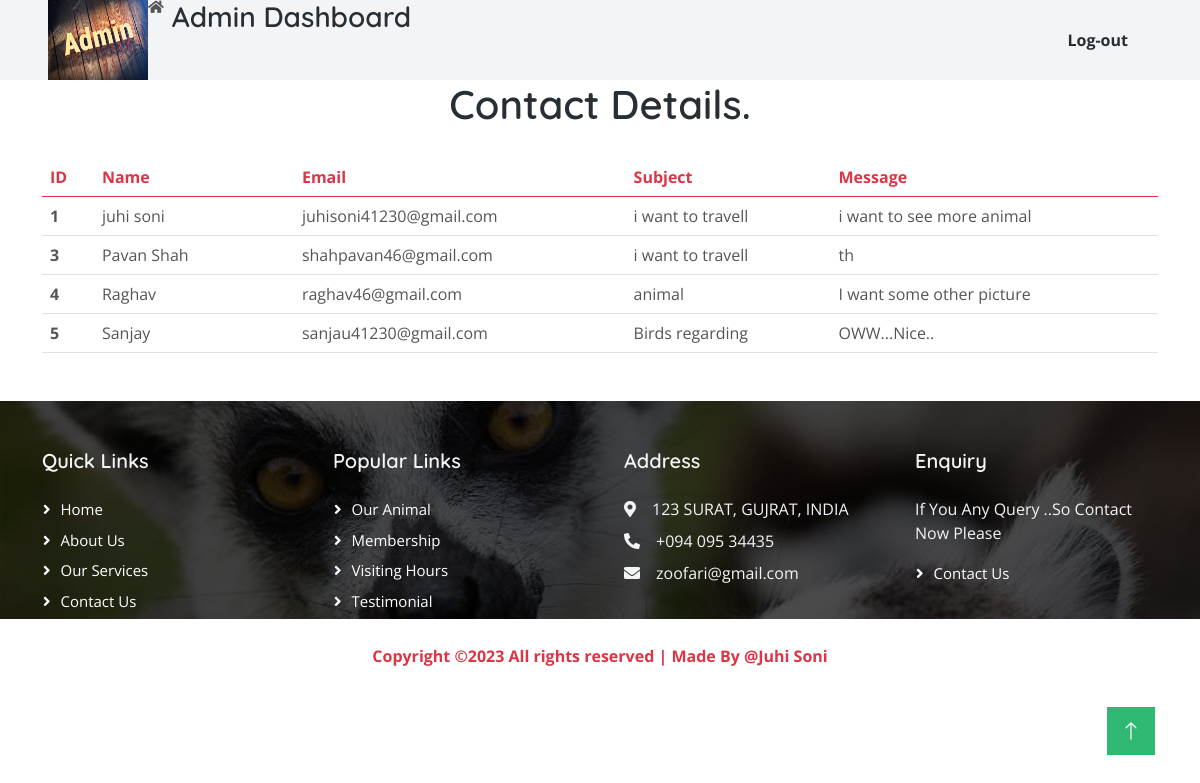
The page /show.php (signed in) on the database its author committed.
### tables this page shows
CREATE TABLE `contact` (
  `id` int(11) NOT NULL,
  `name` varchar(255) NOT NULL,
  `email` varchar(255) NOT NULL,
  `subject` varchar(255) NOT NULL,
  `msg` varchar(255) NOT NULL
);

### show.php (the view, shortened to what this page needs)
<?php
include "config.php";
?>
<html>
<head>
    <?php include 'links/links.php' ?>
    <link href="css/bootstrap.min.css" rel="stylesheet">
    <link href="css/style.css" rel="stylesheet">
</head>
<body>
     <div class="container-fluid bg-light p-0 wow fadeIn" data-wow-delay="0.1s">
     <div class="row gx-0 d-none d-lg-flex">
            <div class="col-lg-7 px-5 text-start" style="display:flex">
            <img src="img/admin.jpg" width="100px" height="80px">
              <small class="fa fa-home ext-dark  me-2"></small>
           <h3> <a class="text-dark">Admin Dashboard</a> &nbsp; &nbsp;<h3>
            </div>
            <div class="col-lg-5 px-5 text-end">
                <div class="h-100 d-inline-flex align-items-center py-3 me-4">
                <a style="<?php
                $username = $_SESSION["username"];
                if($username=='admin'){
                  echo 'display: block;' ;
                }
                else
                {
                  echo 'display: none;' ;
                  }
                  ?>"href="admin.php" class="text-dark"><b>Admin-Dashboard</b>&nbsp; &nbsp;
                  <a  href="logout.php" class="text-dark"><b>Log-out</b></a>
                </div>
            </div>
</div>
    </div>
    <h1 class="text-center text-dark"> Contact Details. </h1>
    <div class="container" style="margin-top: 30px; margin-bottom: 30px;">
        <table class="table table-hover">
            <thead class=" text-danger">
                <tr>
                    <th scope="col">ID</th>
                    <th scope="col" style="width: 200px;"> Name</th>
                    <th scope="col">Email</th>
                    <th scope="col">Subject</th>
                    <th scope="col">Message</th>
                </tr>
            </thead>
            <tbody>
                <?php
                $sql = "select * from `contact`";
                $result = mysqli_query($link,$sql);
                if($result){
                    while($row=mysqli_fetch_assoc($result)){
                        $id=$row['id'];
                        $name=$row['name'];
                        $email=$row['email'];
                        $subject=$row['subject'];
                        $msg=$row['msg'];
                        echo '<tr>
                            <th scope="row">'.$id.'</th>
                            <td>'.$name.'</td>
                            <td>'.$email.'</td>
                            <td>'.$subject.'</td>
                            <td>'.$msg.'</td>
                        </tr>';
                    }
                }
            ?>
            </tbody>
        </table>
    </div>
 <div class="container-fluid footer bg-dark text-light footer mt-5 pt-5 wow fadeIn" data-wow-delay="0.1s">
<div class="container py-0">
    <div class="row g-5">
        <div class="col-lg-3 col-md-6">
            <h5 class="text-light mb-4">Quick Links</h5>
            <a class="btn btn-link" href="index.php">Home</a>
            <a class="btn btn-link" href="about.php">About Us</a>
            <a class="btn btn-link" href="service.php">Our Services</a>
            <a class="btn btn-link" href="contact.php">Contact Us</a>
        </div>
        <div class="col-lg-3 col-md-6">
            <h5 class="text-light mb-4">Popular Links</h5>
            <a class="btn btn-link" href="animal.php">Our Animal</a>
            <a class="btn btn-link" href="membership.php">Membership</a>
            <a class="btn btn-link" href="visiting.php">Visiting Hours</a>
            <a class="btn btn-link" href="testimonial.php">Testimonial</a>
        </div>
        <div class="col-lg-3 col-md-6">
            <h5 class="text-light mb-4">Address</h5>
            <p class="mb-2"><i class="fa fa-map-marker-alt me-3"></i>123 SURAT, GUJRAT, INDIA</p>
            <p class="mb-2"><i class="fa fa-phone-alt me-3"></i>+094 095 34435</p>
            <p class="mb-2"><i class="fa fa-envelope me-3"></i>zoofari@gmail.com</p>
        </div>
        <div class="col-lg-3 col-md-6">
            <h5 class="text-light mb-4">Enquiry</h5>
            <p>If You Any Query ..So Contact Now Please</p>
            <a class="btn btn-link" href="contact.php">Contact Us</a>
        </div>
    </div>
</div>
    </div>
   <footer class="footer_section">
        <div class="container">
            <p class="text-danger">
             <b>   Copyright ©2023 All rights reserved | Made By @Juhi Soni </b>
            </p>
        </div>
    </footer>
    <a href="#" class="btn btn-lg btn-primary btn-lg-square back-to-top"><i class="bi bi-arrow-up"></i></a>
</body>
</html>

### css/style.css (style rules this page uses)
:root { --primary: #2EB872; --light: #F3F4F5; --dark: #282F34; }
.back-to-top { position: fixed; display: none; right: 45px; bottom: 45px; z-index: 99; }
.btn { font-weight: 500; transition: .5s; }
.btn.btn-primary, .btn.btn-secondary { color: #FFFFFF; }
.btn-lg-square { width: 48px; height: 48px; }
.btn-square, .btn-sm-square, .btn-lg-square { padding: 0; display: flex; align-items: center; justify-content: center; font-weight: normal; }
.footer { background: linear-gradient(rgba(0, 0, 0, .7), rgba(0, 0, 0, .7)), url(../img/bg-2.jpg) center center no-repeat; background-size: cover; }
.footer .btn.btn-link { display: block; margin-bottom: 5px; padding: 0; text-align: left; color: #FFFFFF; font-size: 15px; font-weight: normal; text-transform: capitalize; transition: .3s; }
.footer .btn.btn-link::before { position: relative; content: "\f105"; font-family: "Font Awesome 5 Free"; font-weight: 900; margin-right: 10px; }
.footer_section { position: relative; text-align: center; }
.footer_section p { color: #000000; padding: 25px 0; margin: 0; }

### rows shown on the page
contact: id "1", name "juhi soni", email "juhisoni41230@gmail.com", subject "i want to travell", msg "i want to see more animal"
contact: id "3", name "Pavan Shah", email "shahpavan46@gmail.com", subject "i want to travell", msg "th"
contact: id "4", name "Raghav", email "raghav46@gmail.com", subject "animal", msg "I want some other picture"
contact: id "5", name "Sanjay", email "sanjau41230@gmail.com", subject "Birds regarding", msg "OWW...Nice.."
